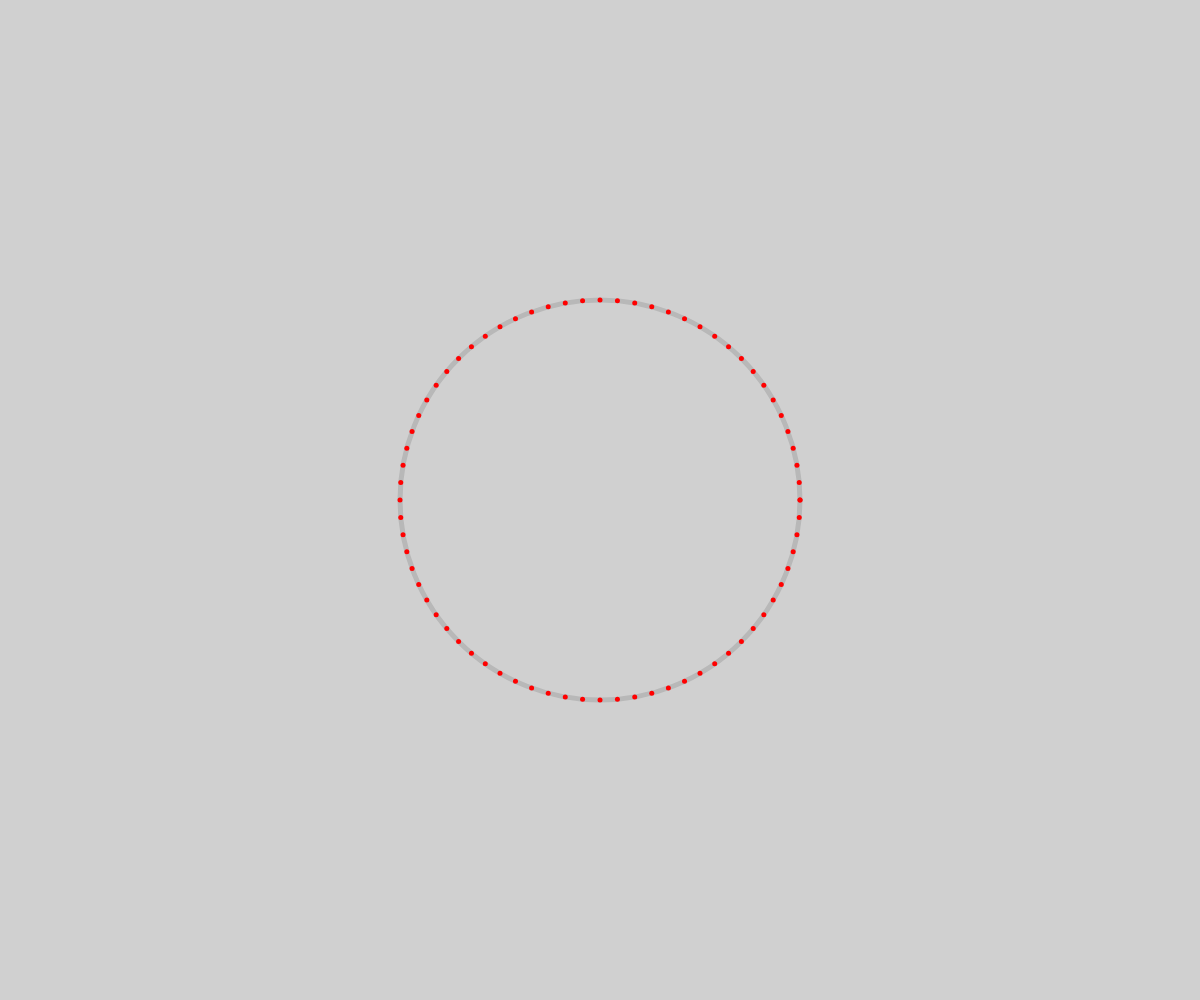
Frame 1 (no input)
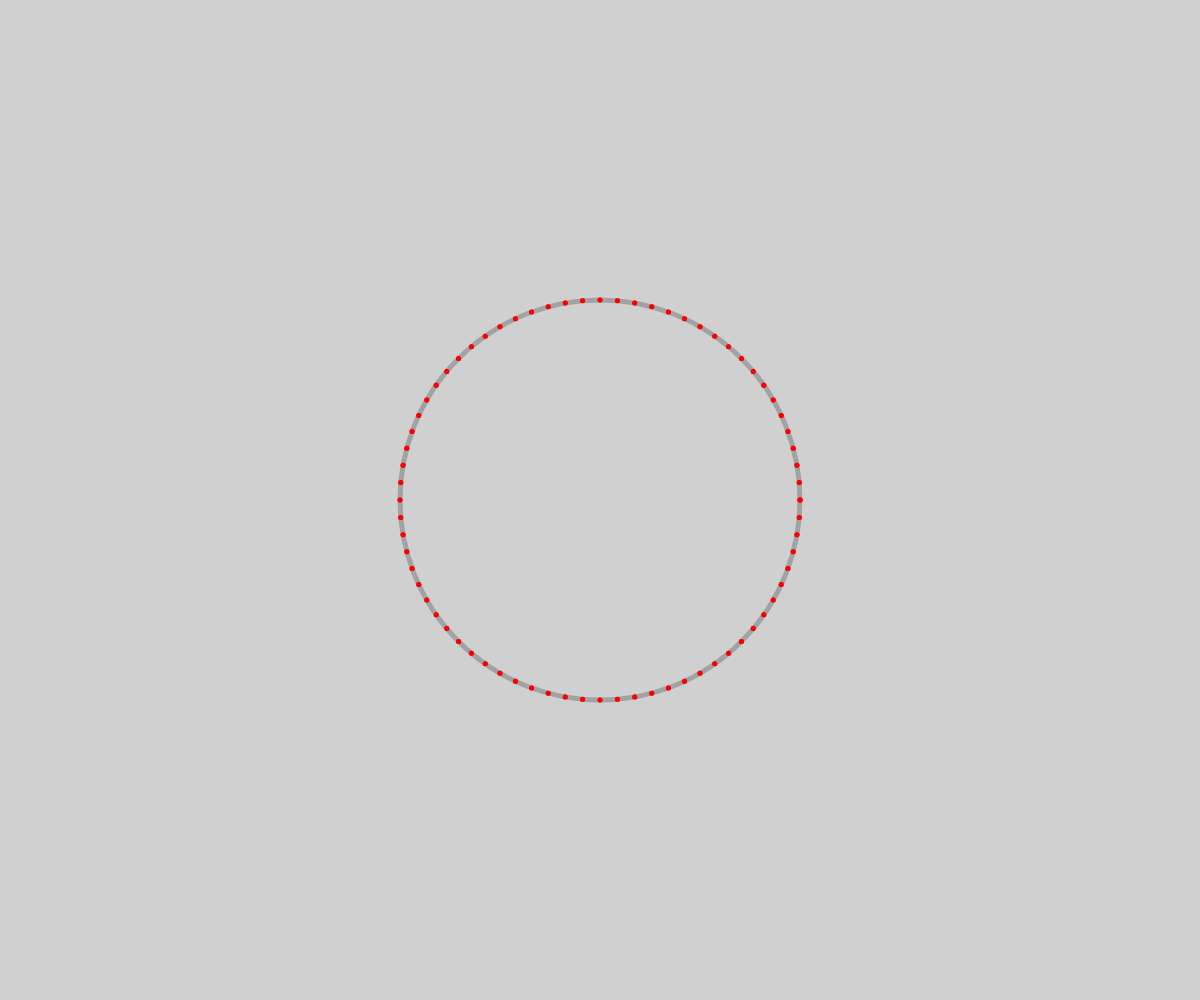
Frame 2 (the mouse pressed at the canvas centre, redrawn once)

The p5.js sketch that drew these frames (run headless with seeded random() and noise() and a simulated clock; the mouse was pressed at the canvas centre and the sketch redrawn once):

// p5.js sketch
// ── sketch.js
// Example 27

var step = 10;
var lastX = -10;
var radius = 200;
let lastY;
let middle;
let y;

function setup() {
    createCanvas(windowWidth, windowHeight);
    background(208);
    smooth();
    noLoop();
    noFill();
    strokeWeight(5);
}

function draw() {
    stroke(20, 50, 70);
    centX = width / 2;
    centY = height / 2;
    stroke(0, 30);
    noFill();
    ellipse(centX, centY, radius * 2, radius * 2);

    stroke('red');
    for (ang = 0; ang <= 360; ang += 5) {
        var rad = radians(ang);
        x = centX + (radius * cos(rad));
        y = centY + (radius * sin(rad));
        point(x, y);
    }
}
